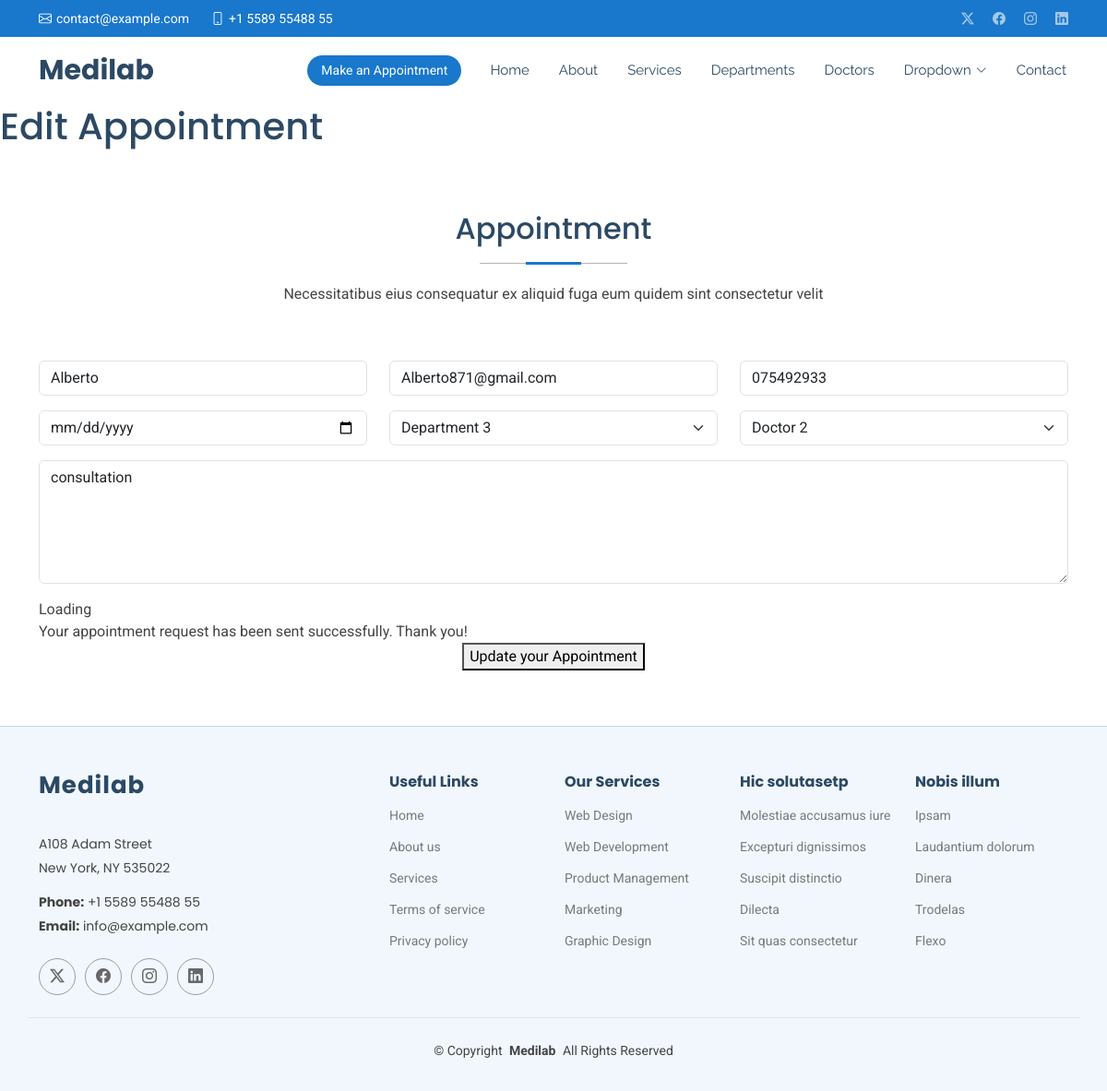
/edit/6, run on the app's committed database.
### medapp/models.py (models this page shows, shortened)
class Appointment(models.Model):
    name = models.CharField(max_length=50)
    email = models.EmailField()
    phone = models.CharField(max_length=15)
    date = models.DateField()
    department = models.CharField(max_length=50)
    doctor = models.CharField(max_length=50)
    message = models.TextField()

### medapp/views.py (the view)
# urls.py: path('edit/<int:id>', views.edit, name='edit'),
def edit (request, id):
    appointment = get_object_or_404(Appointment,id=id)
    if request.method == "POST":
        appointment.name = request.POST.get('name')
        appointment.email = request.POST.get('email')
        appointment.phone = request.POST.get('phone')
        appointment.date = request.POST.get('date')
        appointment.department = request.POST.get('department')
        appointment.doctor = request.POST.get('doctor')
        appointment.message = request.POST.get('message')
        appointment.save()
        return redirect('/show')
    else:
        return render(request,'edit.html',{'appointment':appointment})

### Templates/edit.html (shortened to what this page needs)
{% extends 'starter-page.html' %}
{% load static %}
{% block content %}
    <h1>Edit Appointment</h1>
    <section id="appointment" class="appointment section">
      <div class="container section-title" data-aos="fade-up">
        <h2>Appointment</h2>
        <p>Necessitatibus eius consequatur ex aliquid fuga eum quidem sint consectetur velit</p>
      </div>
      <div class="container" data-aos="fade-up" data-aos-delay="100">
        <form method="post" >
          <div class="row">
            <div class="col-md-4 form-group">
              <input type="text" name="name" value="{{ appointment.name }}" class="form-control" id="name" placeholder="Your Name" required="">
            </div>
            <div class="col-md-4 form-group mt-3 mt-md-0">
              <input type="email" class="form-control" value="{{ appointment.email }}" name="email" id="email" placeholder="Your Email" required="">
            </div>
            <div class="col-md-4 form-group mt-3 mt-md-0">
              <input type="tel" class="form-control" name="phone" value="{{ appointment.phone }}" id="phone" placeholder="Your Phone" required="">
            </div>
          </div>
          <div class="row">
            <div class="col-md-4 form-group mt-3">
              <input type="date" name="date" class="form-control datepicker" value="{{ appointment.date }}" id="date" placeholder="Appointment Date" required="">
            </div>
            <div class="col-md-4 form-group mt-3">
              <select  name="department" value="{{ appointment.department }}"  id="department" class="form-select" required="">
                <option value="Department 3"  {% if appointment.department == "Department 3" %} selected {% endif %}>Department 3</option>
              </select>
            </div>
            <div class="col-md-4 form-group mt-3">
              <select name="doctor"  id="doctor" class="form-select" required="">
                <option value="Doctor 2" {% if appointment.doctor == "Doctor 2" %}selected{% endif %}>Doctor 2</option>
              </select>
            </div>
          </div>
          <div class="form-group mt-3">
            <textarea class="form-control" name="message" rows="5" placeholder="Message (Optional)" >{{ appointment.message }}</textarea>
          </div>
          <div class="mt-3">
            <div class="loading">Loading</div>
            <div class="sent-message">Your appointment request has been sent successfully. Thank you!</div>
            <div class="text-center"><button type="submit">Update your Appointment</button></div>
          </div>
        </form>
      </div>
    </section>
{% endblock %}

### static/assets/css/main.css (style rules this page uses)
:root { --default-font: "Roboto", system-ui, -apple-system, "Segoe UI", Roboto, "Helvetica Neue", Arial, "Noto Sans", "Liberation Sans", sans-serif, "Apple Color Emoji", "Segoe UI Emoji", "Segoe UI Symbol", "Noto Color Emoji"; --heading-font: "Poppins", sans-serif; --nav-font: "Raleway", sans-serif; }
:root { --background-color: #ffffff; --default-color: #444444; --heading-color: #2c4964; --accent-color: #1977cc; --surface-color: #ffffff; --contrast-color: #ffffff; }
:root { --nav-color: #2c4964; --nav-hover-color: #1977cc; --nav-mobile-background-color: #ffffff; --nav-dropdown-background-color: #ffffff; --nav-dropdown-color: #2c4964; --nav-dropdown-hover-color: #1977cc; }
:root { scroll-behavior: smooth; }
body { color: var(--default-color); background-color: var(--background-color); font-family: var(--default-font); }
h1, h2, h3, h4, h5, h6 { color: var(--heading-color); font-family: var(--heading-font); }
section, .section { color: var(--default-color); background-color: var(--background-color); padding: 60px 0; scroll-margin-top: 72px; overflow: clip; }
.section-title { text-align: center; padding-bottom: 60px; position: relative; }
.section-title h2 { font-size: 32px; font-weight: 500; margin-bottom: 20px; padding-bottom: 20px; position: relative; }
.section-title h2:before { content: ""; position: absolute; display: block; width: 160px; height: 1px; background: color-mix(in srgb, var(--default-color), transparent 60%); left: 0; right: 0; bottom: 1px; margin: auto; }
.section-title h2::after { content: ""; position: absolute; display: block; width: 60px; height: 3px; background: var(--accent-color); left: 0; right: 0; bottom: 0; margin: auto; }
.section-title p { margin-bottom: 0; }

### data on the page
Appointment: name "Alberto", email "Alberto871@gmail.com", phone "075492933", department "Department 3", doctor "Doctor 2", message "consultation"
